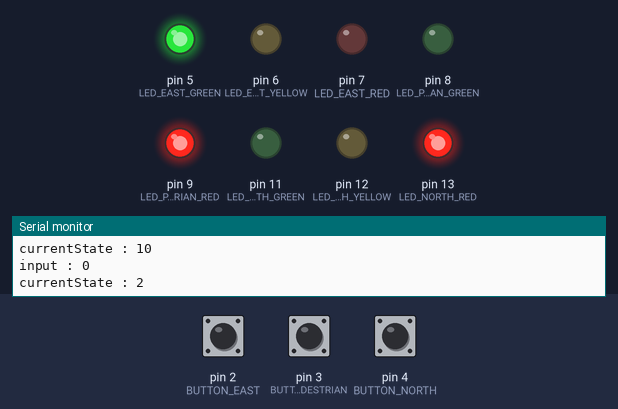
A sketch run on a simulated Arduino Uno, built with avr-gcc and run on an emulated ATmega328P. Parts: output pins drawn as LEDs (lit = HIGH), the last lines printed to the serial monitor. The test bench sets the inputs (shaded band); at power-on: pin 3 (BUTTON_PEDESTRIAN) HIGH, pin 2 (BUTTON_EAST) HIGH, pin 4 (BUTTON_NORTH) HIGH.

Above: at 5.3 s.
5.4 s: pin 3 (BUTTON_PEDESTRIAN) pulled LOW for 3.2 s
At 7.5 s:
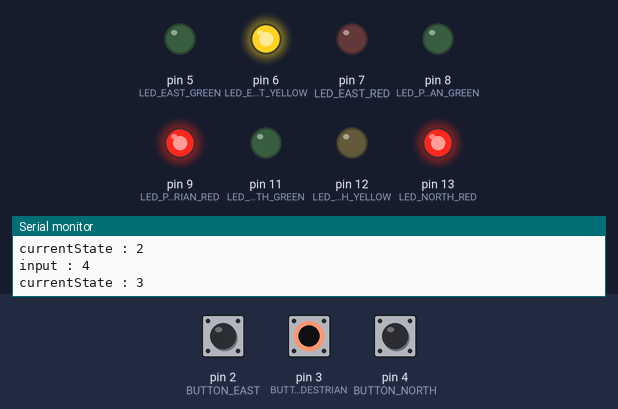
At 8.8 s:
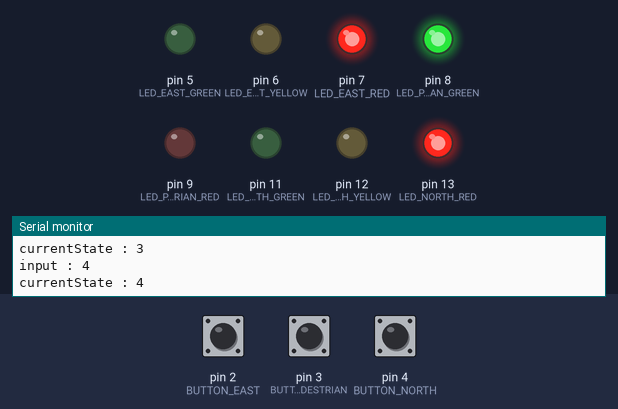
11.3 s: pin 2 (BUTTON_EAST) pulled LOW for 3.2 s
At 17.1 s:
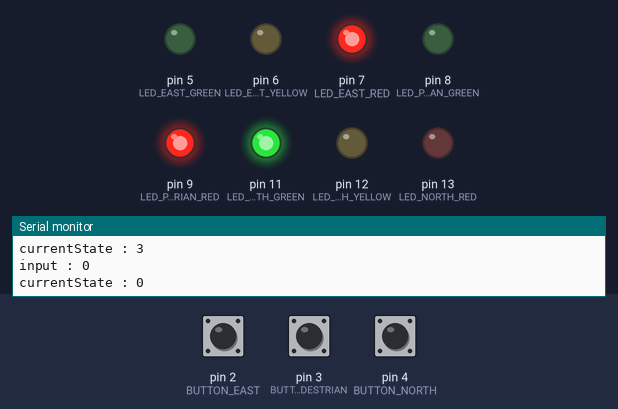
17.7 s: pin 4 (BUTTON_NORTH) pulled LOW for 3.2 s
Timing chart, 0 to 29.8 s (numbered marks = the images above; inputs shaded):
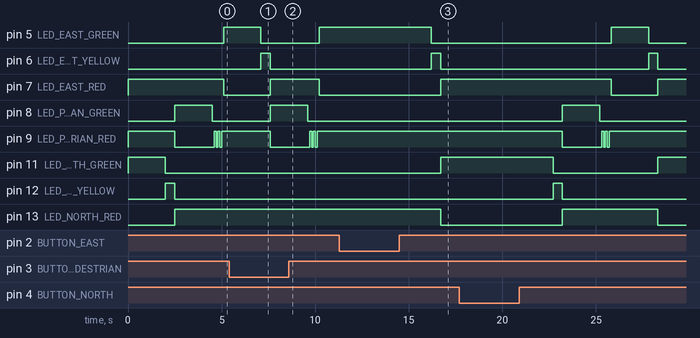

The sketch:

A3-TrafficLights.ino
```cpp
#define BUTTON_EAST 2
#define BUTTON_NORTH 4
#define BUTTON_PEDESTRIAN 3
#define LED_NORTH_RED 13
#define LED_NORTH_YELLOW 12
#define LED_NORTH_GREEN 11
#define LED_PEDESTRIAN_RED 9
#define LED_PEDESTRIAN_GREEN 8
#define LED_EAST_RED 7
#define LED_EAST_YELLOW 6
#define LED_EAST_GREEN 5

enum States { NorthGreen, NorthYellow, EastGreen, EastYellow, Pedestrian, PedestrianBlink1, PedestrianBlink2, PedestrianBlink3, PedestrianBlink4, PedestrianBlink5, PedestrianBlink6 };

struct State {
    // int is 2 bytes, it is enough
    unsigned int lightsData;
    // 6-bit pattern to street output
    unsigned int delay;
    // delay in ms units
    States nextState[8];
};  // next state for inputs 0,1,2,3
const struct State stateData[11] = {
    {B10001100, 2000, {NorthYellow, NorthYellow, NorthGreen, NorthYellow, NorthYellow, NorthYellow, NorthYellow, NorthYellow}},
    {B10010100, 500,  {Pedestrian, EastGreen, EastGreen, EastGreen, Pedestrian, Pedestrian, Pedestrian, Pedestrian}},
    {B10100001, 2000, {EastYellow, EastGreen, EastYellow, EastYellow, EastYellow, EastYellow, EastYellow, EastYellow}},
    {B10100010, 500,  {NorthGreen, NorthGreen, NorthGreen, NorthGreen, Pedestrian, Pedestrian, NorthGreen, NorthGreen}},
    {B01100100, 2000, {PedestrianBlink1, PedestrianBlink1, PedestrianBlink1, PedestrianBlink1, Pedestrian, PedestrianBlink1, PedestrianBlink1, PedestrianBlink1}},
    {B00100100, 100,  {PedestrianBlink2, PedestrianBlink2, PedestrianBlink2, PedestrianBlink2, PedestrianBlink2, PedestrianBlink2, PedestrianBlink2, PedestrianBlink2}},
    {B10100100, 100,  {PedestrianBlink3, PedestrianBlink3, PedestrianBlink3, PedestrianBlink3, PedestrianBlink3, PedestrianBlink3, PedestrianBlink3, PedestrianBlink3}},
    {B00100100, 100,  {PedestrianBlink4, PedestrianBlink4, PedestrianBlink4, PedestrianBlink4, PedestrianBlink4, PedestrianBlink4, PedestrianBlink4, PedestrianBlink4}},
    {B10100100, 100,  {PedestrianBlink5, PedestrianBlink5, PedestrianBlink5, PedestrianBlink5, PedestrianBlink5, PedestrianBlink5, PedestrianBlink5, PedestrianBlink5}},
    {B00100100, 100,  {PedestrianBlink6, PedestrianBlink6, PedestrianBlink6, PedestrianBlink6, PedestrianBlink6, PedestrianBlink6, PedestrianBlink6, PedestrianBlink6}},
    {B10100100, 100,  {EastGreen, EastGreen, NorthGreen, EastGreen, NorthGreen, EastGreen, NorthGreen, EastGreen}}
};
unsigned long currentState = 0;  // index to the current state

void setup() {
    Serial.begin(9600);

    pinMode(BUTTON_NORTH, INPUT_PULLUP);
    pinMode(BUTTON_EAST, INPUT_PULLUP);
    pinMode(BUTTON_PEDESTRIAN, INPUT_PULLUP);
    pinMode(LED_NORTH_RED, OUTPUT);
    pinMode(LED_NORTH_YELLOW, OUTPUT);
    pinMode(LED_NORTH_GREEN, OUTPUT);
    pinMode(LED_PEDESTRIAN_RED, OUTPUT);
    pinMode(LED_PEDESTRIAN_GREEN, OUTPUT);
    pinMode(LED_EAST_RED, OUTPUT);
    pinMode(LED_EAST_YELLOW, OUTPUT);
    pinMode(LED_EAST_GREEN, OUTPUT);
}

int input, inputNorth, inputEast, inputPedestrian;

void loop() {
    digitalWrite(LED_PEDESTRIAN_RED,   stateData[currentState].lightsData & B10000000);
    digitalWrite(LED_PEDESTRIAN_GREEN, stateData[currentState].lightsData & B01000000);
    digitalWrite(LED_NORTH_RED,        stateData[currentState].lightsData & B00100000);
    digitalWrite(LED_NORTH_YELLOW,     stateData[currentState].lightsData & B00010000);
    digitalWrite(LED_NORTH_GREEN,      stateData[currentState].lightsData & B00001000);
    digitalWrite(LED_EAST_RED,         stateData[currentState].lightsData & B00000100);
    digitalWrite(LED_EAST_YELLOW,      stateData[currentState].lightsData & B00000010);
    digitalWrite(LED_EAST_GREEN,       stateData[currentState].lightsData & B00000001);

    delay(stateData[currentState].delay);

    inputNorth = !digitalRead(BUTTON_NORTH);
    inputEast = !digitalRead(BUTTON_EAST);
    inputPedestrian = !digitalRead(BUTTON_PEDESTRIAN);
    input = inputEast + (inputNorth * 2) + (inputPedestrian * 4);
    Serial.print("input : ");
    Serial.println(input);

    currentState = stateData[currentState].nextState[input];
    Serial.print("currentState : ");
    Serial.println(currentState);
}
```

Measured:
- after the input at 5.4 s, pin 8 (LED_PEDESTRIAN_GREEN): LOW → HIGH after 2.2 s instead of 4.7 s; pin 11 (LED_NORTH_GREEN): stays LOW (without the input it goes to HIGH after 2.2 s); pin 12 (LED_NORTH_YELLOW): stays LOW (without the input it goes to HIGH after 4.2 s); pin 13 (LED_NORTH_RED): stays HIGH (without the input it goes to LOW after 2.2 s)
- after the input at 11.3 s, pin 5 (LED_EAST_GREEN): HIGH → LOW after 4.9 s instead of 0.91 s; pin 7 (LED_EAST_RED): LOW → HIGH after 5.4 s instead of 1.4 s
